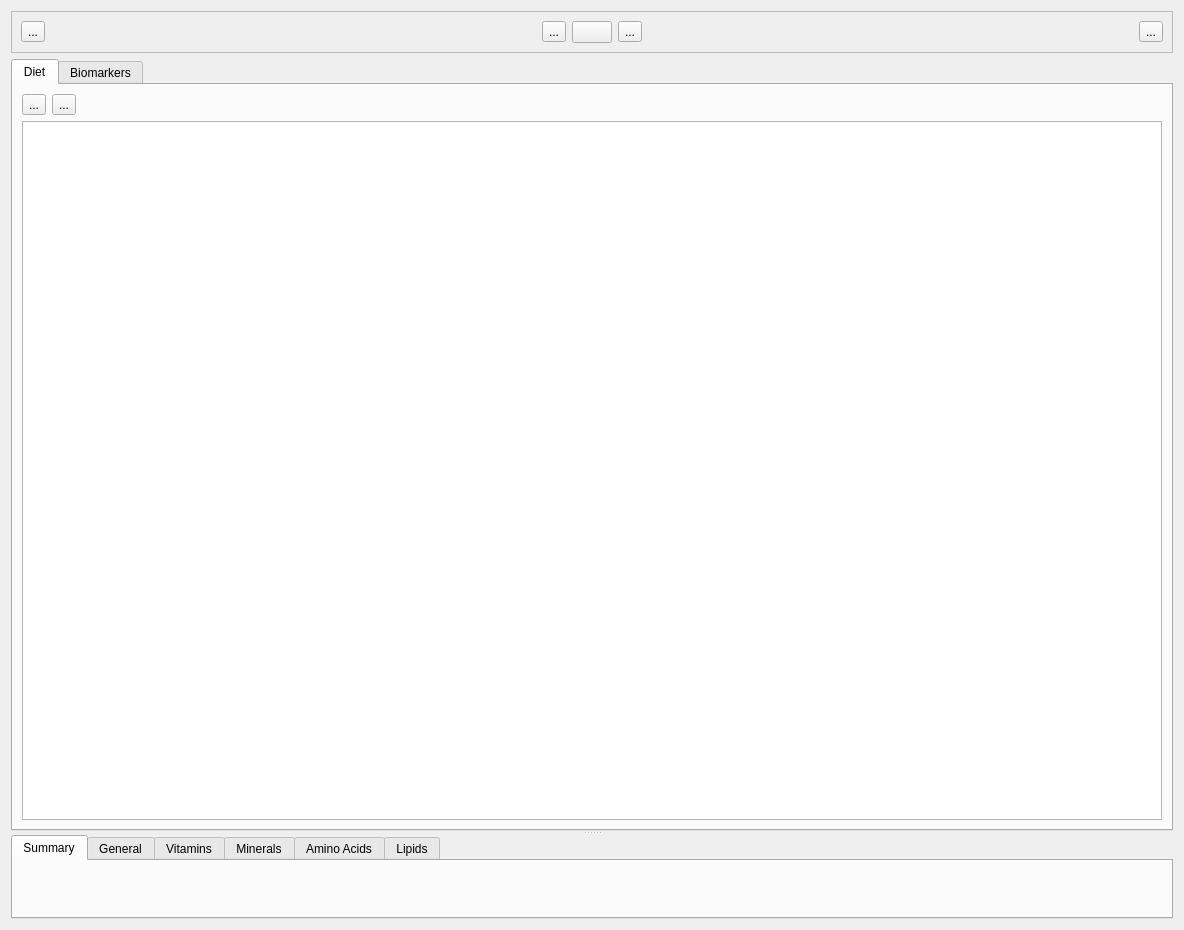
<?xml version="1.0" encoding="UTF-8"?>
<ui version="4.0">
 <class>ServingsPanel</class>
 <widget class="QWidget" name="ServingsPanel">
  <property name="geometry">
   <rect>
    <x>0</x>
    <y>0</y>
    <width>1184</width>
    <height>930</height>
   </rect>
  </property>
  <property name="windowTitle">
   <string>Form</string>
  </property>
  <layout class="QVBoxLayout" name="verticalLayout">
   <item>
    <widget class="QFrame" name="frame">
     <property name="frameShape">
      <enum>QFrame::Shape::StyledPanel</enum>
     </property>
     <property name="frameShadow">
      <enum>QFrame::Shadow::Raised</enum>
     </property>
     <layout class="QHBoxLayout" name="horizontalLayout">
      <item>
       <widget class="QToolButton" name="todayButton">
        <property name="text">
         <string>...</string>
        </property>
       </widget>
      </item>
      <item>
       <spacer name="horizontalSpacer">
        <property name="orientation">
         <enum>Qt::Orientation::Horizontal</enum>
        </property>
        <property name="sizeHint" stdset="0">
         <size>
          <width>40</width>
          <height>20</height>
         </size>
        </property>
       </spacer>
      </item>
      <item>
       <widget class="QToolButton" name="backButton">
        <property name="text">
         <string>...</string>
        </property>
       </widget>
      </item>
      <item>
       <widget class="QPushButton" name="dateButton">
        <property name="text">
         <string/>
        </property>
       </widget>
      </item>
      <item>
       <widget class="QToolButton" name="forwardButton">
        <property name="text">
         <string>...</string>
        </property>
       </widget>
      </item>
      <item>
       <spacer name="horizontalSpacer_2">
        <property name="orientation">
         <enum>Qt::Orientation::Horizontal</enum>
        </property>
        <property name="sizeHint" stdset="0">
         <size>
          <width>40</width>
          <height>20</height>
         </size>
        </property>
       </spacer>
      </item>
      <item>
       <widget class="QToolButton" name="copyToDayButton">
        <property name="text">
         <string>...</string>
        </property>
       </widget>
      </item>
     </layout>
    </widget>
   </item>
   <item>
    <widget class="QSplitter" name="splitter">
     <property name="orientation">
      <enum>Qt::Orientation::Vertical</enum>
     </property>
     <widget class="QTabWidget" name="tabWidget">
      <property name="currentIndex">
       <number>0</number>
      </property>
      <widget class="QWidget" name="tab">
       <attribute name="title">
        <string>Diet</string>
       </attribute>
       <layout class="QVBoxLayout" name="verticalLayout_2">
        <item>
         <layout class="QHBoxLayout" name="horizontalLayout_2">
          <item>
           <widget class="QToolButton" name="addServingButton">
            <property name="text">
             <string>...</string>
            </property>
           </widget>
          </item>
          <item>
           <widget class="QToolButton" name="deleteServingButton">
            <property name="text">
             <string>...</string>
            </property>
           </widget>
          </item>
          <item>
           <spacer name="horizontalSpacer_3">
            <property name="orientation">
             <enum>Qt::Orientation::Horizontal</enum>
            </property>
            <property name="sizeHint" stdset="0">
             <size>
              <width>40</width>
              <height>20</height>
             </size>
            </property>
           </spacer>
          </item>
         </layout>
        </item>
        <item>
         <widget class="QTreeView" name="servingTreeView"/>
        </item>
       </layout>
      </widget>
      <widget class="QWidget" name="tab_2">
       <attribute name="title">
        <string>Biomarkers</string>
       </attribute>
      </widget>
     </widget>
     <widget class="QTabWidget" name="tabWidget_2">
      <property name="currentIndex">
       <number>0</number>
      </property>
      <widget class="QWidget" name="tab_3">
       <attribute name="title">
        <string>Summary</string>
       </attribute>
      </widget>
      <widget class="QWidget" name="tab_5">
       <attribute name="title">
        <string>General</string>
       </attribute>
      </widget>
      <widget class="QWidget" name="tab_4">
       <attribute name="title">
        <string>Vitamins</string>
       </attribute>
      </widget>
      <widget class="QWidget" name="tab_6">
       <attribute name="title">
        <string>Minerals</string>
       </attribute>
      </widget>
      <widget class="QWidget" name="tab_7">
       <attribute name="title">
        <string>Amino Acids</string>
       </attribute>
      </widget>
      <widget class="QWidget" name="tab_8">
       <attribute name="title">
        <string>Lipids</string>
       </attribute>
      </widget>
     </widget>
    </widget>
   </item>
  </layout>
 </widget>
 <resources/>
 <connections/>
</ui>
